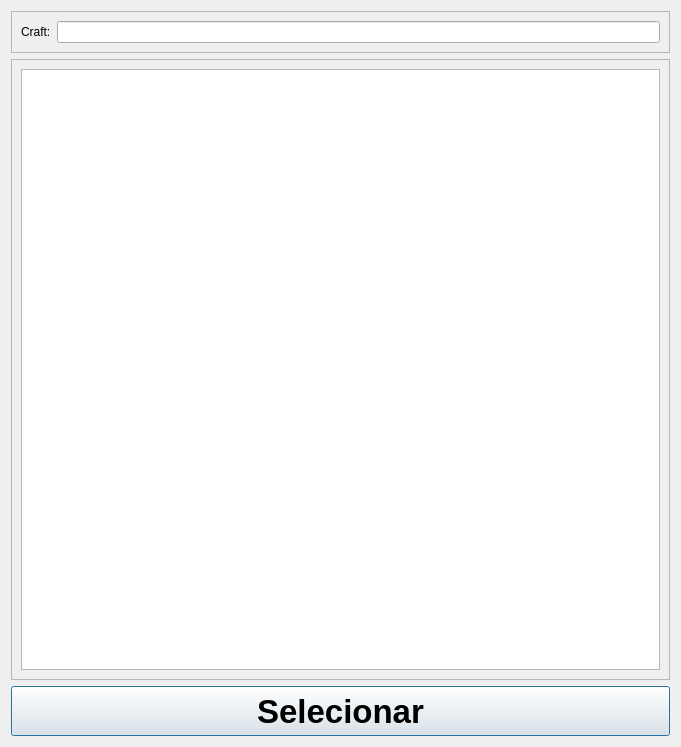
<?xml version="1.0" encoding="UTF-8"?>
<ui version="4.0">
 <class>Dialog</class>
 <widget class="QDialog" name="Dialog">
  <property name="geometry">
   <rect>
    <x>0</x>
    <y>0</y>
    <width>681</width>
    <height>747</height>
   </rect>
  </property>
  <property name="sizePolicy">
   <sizepolicy hsizetype="Preferred" vsizetype="Preferred">
    <horstretch>0</horstretch>
    <verstretch>0</verstretch>
   </sizepolicy>
  </property>
  <property name="minimumSize">
   <size>
    <width>681</width>
    <height>747</height>
   </size>
  </property>
  <property name="maximumSize">
   <size>
    <width>681</width>
    <height>747</height>
   </size>
  </property>
  <property name="windowTitle">
   <string>Pesquisa de Craft</string>
  </property>
  <property name="windowIcon">
   <iconset>
    <normaloff>icons/duelist radar.png</normaloff>icons/duelist radar.png</iconset>
  </property>
  <layout class="QGridLayout" name="gridLayout">
   <item row="1" column="0">
    <widget class="QFrame" name="frame_2">
     <property name="frameShape">
      <enum>QFrame::StyledPanel</enum>
     </property>
     <property name="frameShadow">
      <enum>QFrame::Raised</enum>
     </property>
     <layout class="QHBoxLayout" name="horizontalLayout_2">
      <item>
       <widget class="QListView" name="searchList">
        <property name="font">
         <font>
          <family>Tahoma</family>
          <pointsize>12</pointsize>
         </font>
        </property>
        <property name="editTriggers">
         <set>QAbstractItemView::NoEditTriggers</set>
        </property>
       </widget>
      </item>
     </layout>
    </widget>
   </item>
   <item row="0" column="0">
    <widget class="QFrame" name="frame">
     <property name="sizePolicy">
      <sizepolicy hsizetype="Preferred" vsizetype="Fixed">
       <horstretch>0</horstretch>
       <verstretch>0</verstretch>
      </sizepolicy>
     </property>
     <property name="frameShape">
      <enum>QFrame::StyledPanel</enum>
     </property>
     <property name="frameShadow">
      <enum>QFrame::Raised</enum>
     </property>
     <layout class="QHBoxLayout" name="horizontalLayout">
      <item>
       <widget class="QLabel" name="label">
        <property name="sizePolicy">
         <sizepolicy hsizetype="Fixed" vsizetype="Preferred">
          <horstretch>0</horstretch>
          <verstretch>0</verstretch>
         </sizepolicy>
        </property>
        <property name="text">
         <string>Craft:</string>
        </property>
       </widget>
      </item>
      <item>
       <widget class="QLineEdit" name="edtSearch">
        <property name="sizePolicy">
         <sizepolicy hsizetype="Preferred" vsizetype="Preferred">
          <horstretch>0</horstretch>
          <verstretch>0</verstretch>
         </sizepolicy>
        </property>
        <property name="text">
         <string/>
        </property>
       </widget>
      </item>
     </layout>
    </widget>
   </item>
   <item row="2" column="0">
    <widget class="QPushButton" name="btnSelecionar">
     <property name="sizePolicy">
      <sizepolicy hsizetype="Minimum" vsizetype="Preferred">
       <horstretch>0</horstretch>
       <verstretch>0</verstretch>
      </sizepolicy>
     </property>
     <property name="minimumSize">
      <size>
       <width>0</width>
       <height>50</height>
      </size>
     </property>
     <property name="font">
      <font>
       <pointsize>25</pointsize>
       <weight>75</weight>
       <bold>true</bold>
      </font>
     </property>
     <property name="text">
      <string>Selecionar</string>
     </property>
    </widget>
   </item>
  </layout>
 </widget>
 <resources/>
 <connections/>
</ui>
